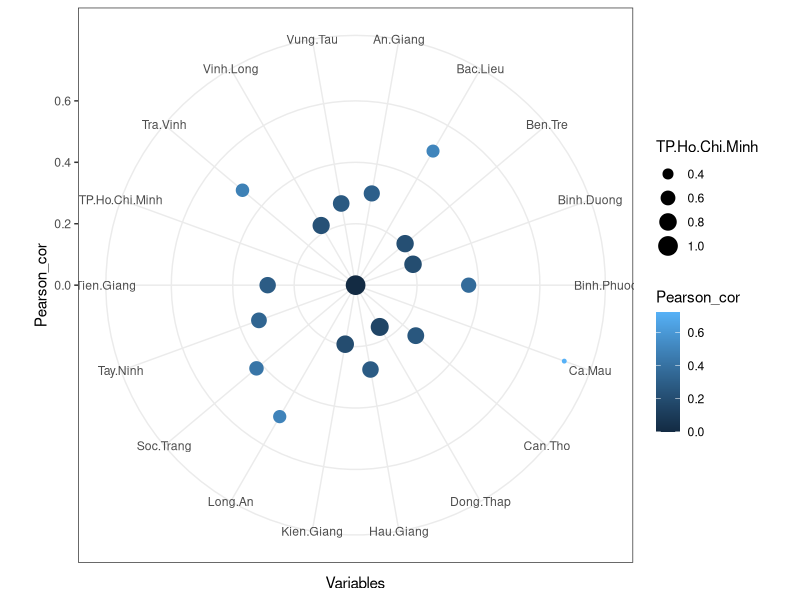

R code for this plot: (Note: this script raises an error after producing the figure.)
# Thiết lập một số gói lệnh liên quan
library(ggplot2)
library(tidyverse)

# Truy cập đường dẫn dữ liệu
setwd("D:/PCA_for_Covid19-main/Data")

covid_case <- read.csv("covid_case.csv",
                      header = TRUE,
                      sep = ",",
                      stringsAsFactors = FALSE)

# Thiết lập định dạng
case_data <- covid_case %>% select(-Day)

# Dữ liệu ma trận tương quan
cor_data <- case_data %>% cor() %>% data.frame()

# Chuẩn hóa các trục x, y
Pearson_cor <- 1 - cor_data$TP.Ho.Chi.Minh
Variables <- cor_data %>% names()

# Tương quan theo biến chính
cor_data %>% ggplot(., 
                    aes(x = Variables, 
                        y = Pearson_cor, 
                        size = TP.Ho.Chi.Minh)) + 
  geom_point(aes(colour = Pearson_cor)) + 
  coord_polar() + 
  theme_bw()

cor_HCMC
